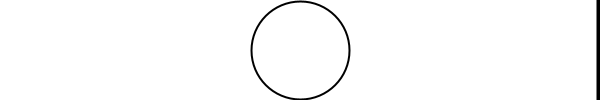
Frame 1 (no input)
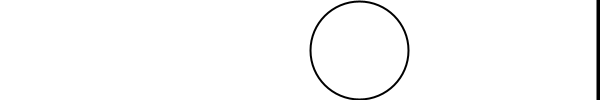
Frame 60 (the mouse pressed at the canvas centre just before this capture)
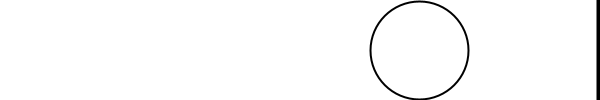
Frame 120 (the mouse held since frame 60 and released just before this capture)

The Processing sketch that drew these frames (run headless with seeded random() and noise(); from frame 60 on, the mouse is pressed at the canvas centre):

// Processing sketch: l_stttt
// ── l_stttt.pde
int ball_x = 0;
int ball_dx = 1;
int player_x = 0;
int ball_r = 0;
int player_sz = 2;

void setup()
{
  size(600, 100);
  strokeWeight(2);
  rectMode(CENTER);
  player_x = width - player_sz;
  ball_x = width / 2;
  ball_r = (height / 2) - 1;
}

void draw()
{
  background(255);
  ellipse(ball_x, height / 2, ball_r*2, ball_r*2);
  rect(player_x, height / 2, 2, 100);
  ball_x += ball_dx;
  if (ball_x - 2 == ball_r) {
    if (player_x < ball_r) { 
      ball_dx = -ball_dx;
    } else { 
      ball_x = width / 2;
      player_x = player_sz;
    }
  }
  if (ball_x + player_sz == width - ball_r) {
    if (player_x > width - ball_r) { 
      ball_dx = -ball_dx;
    } else { 
      ball_x = width / 2;
      player_x = width - player_sz;
    }
  }
}

void keyPressed() {
  if (key == CODED) {
    if (keyCode == LEFT ) { player_x = player_sz; }
    if (keyCode == RIGHT) { player_x = width - player_sz; }
  }
}
